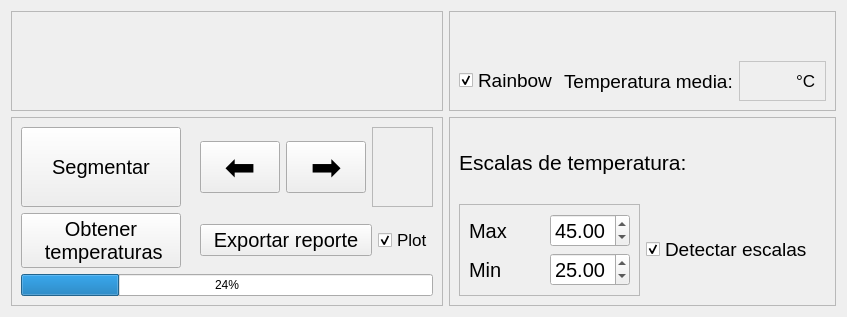
        <widget class="QWidget" name="tab_6">
         <attribute name="title">
          <string>Análisis</string>
         </attribute>
         <layout class="QGridLayout" name="gridLayout_5">
          <item row="1" column="0" colspan="2">
           <widget class="QFrame" name="sessionFrame_6">
            <property name="frameShape">
             <enum>QFrame::StyledPanel</enum>
            </property>
            <property name="frameShadow">
             <enum>QFrame::Raised</enum>
            </property>
            <layout class="QGridLayout" name="gridLayout_4">
             <item row="0" column="0">
              <widget class="QPushButton" name="segButtonImport">
               <property name="minimumSize">
                <size>
                 <width>160</width>
                 <height>80</height>
                </size>
               </property>
               <property name="font">
                <font>
                 <pointsize>15</pointsize>
                </font>
               </property>
               <property name="text">
                <string>Segmentar</string>
               </property>
               <property name="shortcut">
                <string>Ctrl+F</string>
               </property>
              </widget>
             </item>
             <item row="0" column="1">
              <widget class="QLabel" name="loadingLabel">
               <property name="text">
                <string/>
               </property>
              </widget>
             </item>
             <item row="0" column="2">
              <widget class="QPushButton" name="previousImageButton">
               <property name="font">
                <font>
                 <pointsize>28</pointsize>
                </font>
               </property>
               <property name="text">
                <string>⬅️</string>
               </property>
              </widget>
             </item>
             <item row="0" column="3">
              <widget class="QPushButton" name="nextImageButton">
               <property name="font">
                <font>
                 <pointsize>28</pointsize>
                </font>
               </property>
               <property name="text">
                <string>➡️</string>
               </property>
              </widget>
             </item>
             <item row="0" column="4" colspan="2">
              <widget class="QFrame" name="frame_22">
               <property name="frameShape">
                <enum>QFrame::StyledPanel</enum>
               </property>
               <property name="frameShadow">
                <enum>QFrame::Raised</enum>
               </property>
               <layout class="QHBoxLayout" name="horizontalLayout_10">
                <item>
                 <widget class="QLabel" name="inputLabel">
                  <property name="font">
                   <font>
                    <pointsize>18</pointsize>
                    <weight>75</weight>
                    <bold>true</bold>
                   </font>
                  </property>
                  <property name="text">
                   <string/>
                  </property>
                  <property name="alignment">
                   <set>Qt::AlignCenter</set>
                  </property>
                 </widget>
                </item>
               </layout>
              </widget>
             </item>
             <item row="1" column="0">
              <widget class="QPushButton" name="tempButtonImport">
               <property name="enabled">
                <bool>true</bool>
               </property>
               <property name="font">
                <font>
                 <pointsize>15</pointsize>
                 <weight>50</weight>
                 <bold>false</bold>
                 <underline>false</underline>
                 <strikeout>false</strikeout>
                </font>
               </property>
               <property name="autoFillBackground">
                <bool>false</bool>
               </property>
               <property name="text">
                <string>Obtener
 temperaturas</string>
               </property>
               <property name="shortcut">
                <string>Ctrl+T</string>
               </property>
               <property name="autoRepeat">
                <bool>false</bool>
               </property>
               <property name="autoExclusive">
                <bool>false</bool>
               </property>
              </widget>
             </item>
             <item row="1" column="5">
              <widget class="QCheckBox" name="plotCheckBoxImport">
               <property name="font">
                <font>
                 <pointsize>13</pointsize>
                </font>
               </property>
               <property name="text">
                <string>Plot</string>
               </property>
               <property name="checked">
                <bool>true</bool>
               </property>
              </widget>
             </item>
             <item row="2" column="0" colspan="6">
              <widget class="QProgressBar" name="progressBar">
               <property name="value">
                <number>24</number>
               </property>
              </widget>
             </item>
             <item row="1" column="2" colspan="3">
              <widget class="QPushButton" name="reportButton">
               <property name="font">
                <font>
                 <pointsize>15</pointsize>
                </font>
               </property>
               <property name="text">
                <string>Exportar reporte</string>
               </property>
               <property name="shortcut">
                <string>Ctrl+Shift+E</string>
               </property>
              </widget>
             </item>
            </layout>
           </widget>
          </item>
          <item row="1" column="2">
           <widget class="QFrame" name="tempScaleFrame_6">
            <property name="frameShape">
             <enum>QFrame::StyledPanel</enum>
            </property>
            <property name="frameShadow">
             <enum>QFrame::Raised</enum>
            </property>
            <layout class="QVBoxLayout" name="verticalLayout_9">
             <item>
              <widget class="QLabel" name="scaleTitleLabel_7">
               <property name="font">
                <font>
                 <pointsize>16</pointsize>
                </font>
               </property>
               <property name="text">
                <string>Escalas de temperatura:</string>
               </property>
              </widget>
             </item>
             <item>
              <layout class="QHBoxLayout" name="horizontalLayout_9">
               <item>
                <widget class="QFrame" name="tempFrame_7">
                 <property name="enabled">
                  <bool>true</bool>
                 </property>
                 <property name="frameShape">
                  <enum>QFrame::StyledPanel</enum>
                 </property>
                 <property name="frameShadow">
                  <enum>QFrame::Raised</enum>
                 </property>
                 <layout class="QGridLayout" name="gridLayout_3">
                  <item row="0" column="0">
                   <widget class="QLabel" name="maxLabel_7">
                    <property name="font">
                     <font>
                      <pointsize>15</pointsize>
                     </font>
                    </property>
                    <property name="text">
                     <string>Max</string>
                    </property>
                   </widget>
                  </item>
                  <item row="0" column="1">
                   <widget class="QDoubleSpinBox" name="maxSpinBoxImport">
                    <property name="enabled">
                     <bool>true</bool>
                    </property>
                    <property name="font">
                     <font>
                      <pointsize>15</pointsize>
                     </font>
                    </property>
                    <property name="value">
                     <double>45.000000000000000</double>
                    </property>
                   </widget>
                  </item>
                  <item row="1" column="0">
                   <widget class="QLabel" name="minLabel_7">
                    <property name="font">
                     <font>
                      <pointsize>15</pointsize>
                     </font>
                    </property>
                    <property name="text">
                     <string>Min</string>
                    </property>
                   </widget>
                  </item>
                  <item row="1" column="1">
                   <widget class="QDoubleSpinBox" name="minSpinBoxImport">
                    <property name="enabled">
                     <bool>true</bool>
                    </property>
                    <property name="font">
                     <font>
                      <pointsize>15</pointsize>
                     </font>
                    </property>
                    <property name="value">
                     <double>25.000000000000000</double>
                    </property>
                   </widget>
                  </item>
                 </layout>
                </widget>
               </item>
               <item>
                <widget class="QCheckBox" name="autoScaleCheckBoxImport">
                 <property name="font">
                  <font>
                   <pointsize>14</pointsize>
                  </font>
                 </property>
                 <property name="text">
                  <string>Detectar escalas</string>
                 </property>
                 <property name="checked">
                  <bool>true</bool>
                 </property>
                </widget>
               </item>
              </layout>
             </item>
            </layout>
           </widget>
          </item>
          <item row="0" column="2">
           <widget class="QFrame" name="frame_20">
            <property name="frameShape">
             <enum>QFrame::StyledPanel</enum>
            </property>
            <property name="frameShadow">
             <enum>QFrame::Raised</enum>
            </property>
            <layout class="QVBoxLayout" name="verticalLayout_7">
             <item>
              <layout class="QVBoxLayout" name="verticalLayout_6" stretch="1,0">
               <item>
                <widget class="QLabel" name="outputImgImport">
                 <property name="text">
                  <string/>
                 </property>
                 <property name="pixmap">
                  <pixmap>../../../../.designer/backup/ice.png</pixmap>
                 </property>
                 <property name="scaledContents">
                  <bool>true</bool>
                 </property>
                </widget>
               </item>
               <item>
                <widget class="QLabel" name="imgName_7">
                 <property name="text">
                  <string/>
                 </property>
                </widget>
               </item>
              </layout>
             </item>
             <item>
              <layout class="QHBoxLayout" name="horizontalLayout_8">
               <item>
                <widget class="QCheckBox" name="rainbowCheckBoxImport">
                 <property name="font">
                  <font>
                   <pointsize>14</pointsize>
                  </font>
                 </property>
                 <property name="text">
                  <string>Rainbow</string>
                 </property>
                 <property name="checked">
                  <bool>true</bool>
                 </property>
                </widget>
               </item>
               <item>
                <widget class="QLabel" name="label_43">
                 <property name="font">
                  <font>
                   <pointsize>14</pointsize>
                  </font>
                 </property>
                 <property name="text">
                  <string>Temperatura media:</string>
                 </property>
                </widget>
               </item>
               <item>
                <widget class="QFrame" name="temperatureFrame_7">
                 <property name="palette">
                  <palette>
                   <active>
                    <colorrole role="WindowText">
                     <brush brushstyle="SolidPattern">
                      <color alpha="255">
                       <red>0</red>
                       <green>0</green>
                       <blue>0</blue>
                      </color>
                     </brush>
                    </colorrole>
                    <colorrole role="Button">
                     <brush brushstyle="SolidPattern">
                      <color alpha="255">
                       <red>255</red>
                       <green>255</green>
                       <blue>255</blue>
                      </color>
                     </brush>
                    </colorrole>
                    <colorrole role="Light">
                     <brush brushstyle="SolidPattern">
                      <color alpha="255">
                       <red>255</red>
                       <green>255</green>
                       <blue>255</blue>
                      </color>
                     </brush>
                    </colorrole>
                    <colorrole role="Midlight">
                     <brush brushstyle="SolidPattern">
                      <color alpha="255">
                       <red>245</red>
                       <green>255</green>
                       <blue>245</blue>
                      </color>
                     </brush>
                    </colorrole>
                    <colorrole role="Dark">
                     <brush brushstyle="SolidPattern">
                      <color alpha="255">
                       <red>118</red>
                       <green>127</green>
                       <blue>118</blue>
                      </color>
                     </brush>
                    </colorrole>
                    <colorrole role="Mid">
                     <brush brushstyle="SolidPattern">
                      <color alpha="255">
                       <red>157</red>
                       <green>170</green>
                       <blue>157</blue>
                      </color>
                     </brush>
                    </colorrole>
                    <colorrole role="Text">
                     <brush brushstyle="SolidPattern">
                      <color alpha="255">
                       <red>0</red>
                       <green>0</green>
                       <blue>0</blue>
                      </color>
                     </brush>
                    </colorrole>
                    <colorrole role="BrightText">
                     <brush brushstyle="SolidPattern">
                      <color alpha="255">
                       <red>255</red>
                       <green>255</green>
                       <blue>255</blue>
                      </color>
                     </brush>
                    </colorrole>
                    <colorrole role="ButtonText">
                     <brush brushstyle="SolidPattern">
                      <color alpha="255">
                       <red>0</red>
                       <green>0</green>
                       <blue>0</blue>
                      </color>
                     </brush>
                    </colorrole>
                    <colorrole role="Base">
                     <brush brushstyle="SolidPattern">
                      <color alpha="255">
                       <red>255</red>
                       <green>255</green>
                       <blue>255</blue>
                      </color>
                     </brush>
                    </colorrole>
                    <colorrole role="Window">
                     <brush brushstyle="SolidPattern">
                      <color alpha="255">
                       <red>255</red>
                       <green>255</green>
                       <blue>255</blue>
                      </color>
                     </brush>
                    </colorrole>
                    <colorrole role="Shadow">
                     <brush brushstyle="SolidPattern">
                      <color alpha="255">
                       <red>0</red>
                       <green>0</green>
                       <blue>0</blue>
                      </color>
                     </brush>
                    </colorrole>
                    <colorrole role="Highlight">
                     <brush brushstyle="SolidPattern">
                      <color alpha="255">
                       <red>106</red>
                       <green>213</green>
                       <blue>255</blue>
                      </color>
                     </brush>
                    </colorrole>
                    <colorrole role="AlternateBase">
                     <brush brushstyle="SolidPattern">
                      <color alpha="255">
                       <red>245</red>
                       <green>255</green>
                       <blue>245</blue>
                      </color>
                     </brush>
                    </colorrole>
                    <colorrole role="ToolTipBase">
                     <brush brushstyle="SolidPattern">
                      <color alpha="255">
                       <red>255</red>
                       <green>255</green>
                       <blue>220</blue>
                      </color>
                     </brush>
                    </colorrole>
                    <colorrole role="ToolTipText">
                     <brush brushstyle="SolidPattern">
                      <color alpha="255">
                       <red>0</red>
                       <green>0</green>
                       <blue>0</blue>
                      </color>
                     </brush>
                    </colorrole>
                    <colorrole role="PlaceholderText">
                     <brush brushstyle="SolidPattern">
                      <color alpha="128">
                       <red>0</red>
                       <green>0</green>
                       <blue>0</blue>
                      </color>
                     </brush>
                    </colorrole>
                   </active>
                   <inactive>
                    <colorrole role="WindowText">
                     <brush brushstyle="SolidPattern">
                      <color alpha="255">
                       <red>0</red>
                       <green>0</green>
                       <blue>0</blue>
                      </color>
                     </brush>
                    </colorrole>
                    <colorrole role="Button">
                     <brush brushstyle="SolidPattern">
                      <color alpha="255">
                       <red>255</red>
                       <green>255</green>
                       <blue>255</blue>
                      </color>
                     </brush>
                    </colorrole>
                    <colorrole role="Light">
                     <brush brushstyle="SolidPattern">
                      <color alpha="255">
                       <red>255</red>
                       <green>255</green>
                       <blue>255</blue>
                      </color>
                     </brush>
                    </colorrole>
                    <colorrole role="Midlight">
                     <brush brushstyle="SolidPattern">
                      <color alpha="255">
                       <red>245</red>
                       <green>255</green>
                       <blue>245</blue>
                      </color>
                     </brush>
                    </colorrole>
                    <colorrole role="Dark">
                     <brush brushstyle="SolidPattern">
                      <color alpha="255">
                       <red>118</red>
                       <green>127</green>
                       <blue>118</blue>
                      </color>
                     </brush>
                    </colorrole>
                    <colorrole role="Mid">
                     <brush brushstyle="SolidPattern">
                      <color alpha="255">
                       <red>157</red>
                       <green>170</green>
                       <blue>157</blue>
                      </color>
                     </brush>
                    </colorrole>
                    <colorrole role="Text">
                     <brush brushstyle="SolidPattern">
                      <color alpha="255">
                       <red>0</red>
                       <green>0</green>
                       <blue>0</blue>
                      </color>
                     </brush>
                    </colorrole>
                    <colorrole role="BrightText">
                     <brush brushstyle="SolidPattern">
                      <color alpha="255">
                       <red>255</red>
                       <green>255</green>
                       <blue>255</blue>
                      </color>
                     </brush>
                    </colorrole>
                    <colorrole role="ButtonText">
                     <brush brushstyle="SolidPattern">
                      <color alpha="255">
                       <red>0</red>
                       <green>0</green>
                       <blue>0</blue>
                      </color>
                     </brush>
                    </colorrole>
                    <colorrole role="Base">
                     <brush brushstyle="SolidPattern">
                      <color alpha="255">
                       <red>255</red>
                       <green>255</green>
                       <blue>255</blue>
                      </color>
                     </brush>
                    </colorrole>
                    <colorrole role="Window">
                     <brush brushstyle="SolidPattern">
                      <color alpha="255">
                       <red>255</red>
                       <green>255</green>
                       <blue>255</blue>
                      </color>
                     </brush>
                    </colorrole>
                    <colorrole role="Shadow">
                     <brush brushstyle="SolidPattern">
                      <color alpha="255">
                       <red>0</red>
                       <green>0</green>
                       <blue>0</blue>
                      </color>
                     </brush>
                    </colorrole>
                    <colorrole role="Highlight">
                     <brush brushstyle="SolidPattern">
                      <color alpha="255">
                       <red>106</red>
                       <green>213</green>
                       <blue>255</blue>
                      </color>
                     </brush>
                    </colorrole>
                    <colorrole role="AlternateBase">
                     <brush brushstyle="SolidPattern">
                      <color alpha="255">
                       <red>245</red>
                       <green>255</green>
                       <blue>245</blue>
                      </color>
                     </brush>
                    </colorrole>
                    <colorrole role="ToolTipBase">
                     <brush brushstyle="SolidPattern">
                      <color alpha="255">
                       <red>255</red>
                       <green>255</green>
                       <blue>220</blue>
                      </color>
                     </brush>
                    </colorrole>
                    <colorrole role="ToolTipText">
                     <brush brushstyle="SolidPattern">
                      <color alpha="255">
                       <red>0</red>
                       <green>0</green>
                       <blue>0</blue>
                      </color>
                     </brush>
                    </colorrole>
                    <colorrole role="PlaceholderText">
                     <brush brushstyle="SolidPattern">
                      <color alpha="128">
                       <red>0</red>
                       <green>0</green>
                       <blue>0</blue>
                      </color>
                     </brush>
                    </colorrole>
                   </inactive>
                   <disabled>
                    <colorrole role="WindowText">
                     <brush brushstyle="SolidPattern">
                      <color alpha="255">
                       <red>118</red>
                       <green>127</green>
                       <blue>118</blue>
                      </color>
                     </brush>
                    </colorrole>
                    <colorrole role="Button">
                     <brush brushstyle="SolidPattern">
                      <color alpha="255">
                       <red>255</red>
                       <green>255</green>
                       <blue>255</blue>
                      </color>
                     </brush>
                    </colorrole>
                    <colorrole role="Light">
                     <brush brushstyle="SolidPattern">
                      <color alpha="255">
                       <red>255</red>
                       <green>255</green>
                       <blue>255</blue>
                      </color>
                     </brush>
                    </colorrole>
                    <colorrole role="Midlight">
                     <brush brushstyle="SolidPattern">
                      <color alpha="255">
                       <red>245</red>
                       <green>255</green>
                       <blue>245</blue>
                      </color>
                     </brush>
                    </colorrole>
                    <colorrole role="Dark">
                     <brush brushstyle="SolidPattern">
                      <color alpha="255">
                       <red>118</red>
                       <green>127</green>
                       <blue>118</blue>
                      </color>
                     </brush>
                    </colorrole>
                    <colorrole role="Mid">
                     <brush brushstyle="SolidPattern">
                      <color alpha="255">
                       <red>157</red>
                       <green>170</green>
                       <blue>157</blue>
                      </color>
                     </brush>
                    </colorrole>
                    <colorrole role="Text">
                     <brush brushstyle="SolidPattern">
                      <color alpha="255">
                       <red>118</red>
                       <green>127</green>
                       <blue>118</blue>
                      </color>
                     </brush>
                    </colorrole>
                    <colorrole role="BrightText">
                     <brush brushstyle="SolidPattern">
                      <color alpha="255">
                       <red>255</red>
                       <green>255</green>
                       <blue>255</blue>
                      </color>
                     </brush>
                    </colorrole>
                    <colorrole role="ButtonText">
                     <brush brushstyle="SolidPattern">
                      <color alpha="255">
                       <red>118</red>
                       <green>127</green>
                       <blue>118</blue>
                      </color>
                     </brush>
                    </colorrole>
                    <colorrole role="Base">
                     <brush brushstyle="SolidPattern">
                      <color alpha="255">
                       <red>255</red>
                       <green>255</green>
                       <blue>255</blue>
                      </color>
                     </brush>
                    </colorrole>
                    <colorrole role="Window">
                     <brush brushstyle="SolidPattern">
                      <color alpha="255">
                       <red>255</red>
                       <green>255</green>
                       <blue>255</blue>
                      </color>
                     </brush>
                    </colorrole>
                    <colorrole role="Shadow">
                     <brush brushstyle="SolidPattern">
                      <color alpha="255">
                       <red>0</red>
                       <green>0</green>
                       <blue>0</blue>
                      </color>
                     </brush>
                    </colorrole>
                    <colorrole role="Highlight">
                     <brush brushstyle="SolidPattern">
                      <color alpha="255">
                       <red>106</red>
                       <green>213</green>
                       <blue>255</blue>
                      </color>
                     </brush>
                    </colorrole>
                    <colorrole role="AlternateBase">
                     <brush brushstyle="SolidPattern">
                      <color alpha="255">
                       <red>236</red>
                       <green>255</green>
                       <blue>236</blue>
                      </color>
                     </brush>
                    </colorrole>
                    <colorrole role="ToolTipBase">
                     <brush brushstyle="SolidPattern">
                      <color alpha="255">
                       <red>255</red>
                       <green>255</green>
                       <blue>220</blue>
                      </color>
                     </brush>
                    </colorrole>
                    <colorrole role="ToolTipText">
                     <brush brushstyle="SolidPattern">
                      <color alpha="255">
                       <red>0</red>
                       <green>0</green>
                       <blue>0</blue>
                      </color>
                     </brush>
                    </colorrole>
                    <colorrole role="PlaceholderText">
                     <brush brushstyle="SolidPattern">
                      <color alpha="128">
                       <red>0</red>
                       <green>0</green>
                       <blue>0</blue>
                      </color>
                     </brush>
                    </colorrole>
                   </disabled>
                  </palette>
                 </property>
                 <property name="frameShape">
                  <enum>QFrame::StyledPanel</enum>
                 </property>
                 <property name="frameShadow">
                  <enum>QFrame::Raised</enum>
                 </property>
                 <layout class="QHBoxLayout" name="horizontalLayout_7">
                  <item>
                   <widget class="QLabel" name="temperatureLabelImport">
                    <property name="font">
                     <font>
                      <pointsize>13</pointsize>
                     </font>
                    </property>
                    <property name="text">
                     <string>          °C</string>
                    </property>
                   </widget>
                  </item>
                 </layout>
                </widget>
               </item>
              </layout>
             </item>
            </layout>
           </widget>
          </item>
          <item row="0" column="0" colspan="2">
           <widget class="QFrame" name="frame_21">
            <property name="frameShape">
             <enum>QFrame::StyledPanel</enum>
            </property>
            <property name="frameShadow">
             <enum>QFrame::Raised</enum>
            </property>
            <layout class="QVBoxLayout" name="verticalLayout_8">
             <item>
              <widget class="QLabel" name="inputImgImport">
               <property name="text">
                <string/>
               </property>
               <property name="pixmap">
                <pixmap>../../../../.designer/backup/ice.png</pixmap>
               </property>
               <property name="scaledContents">
                <bool>true</bool>
               </property>
              </widget>
             </item>
            </layout>
           </widget>
          </item>
         </layout>
        </widget>
